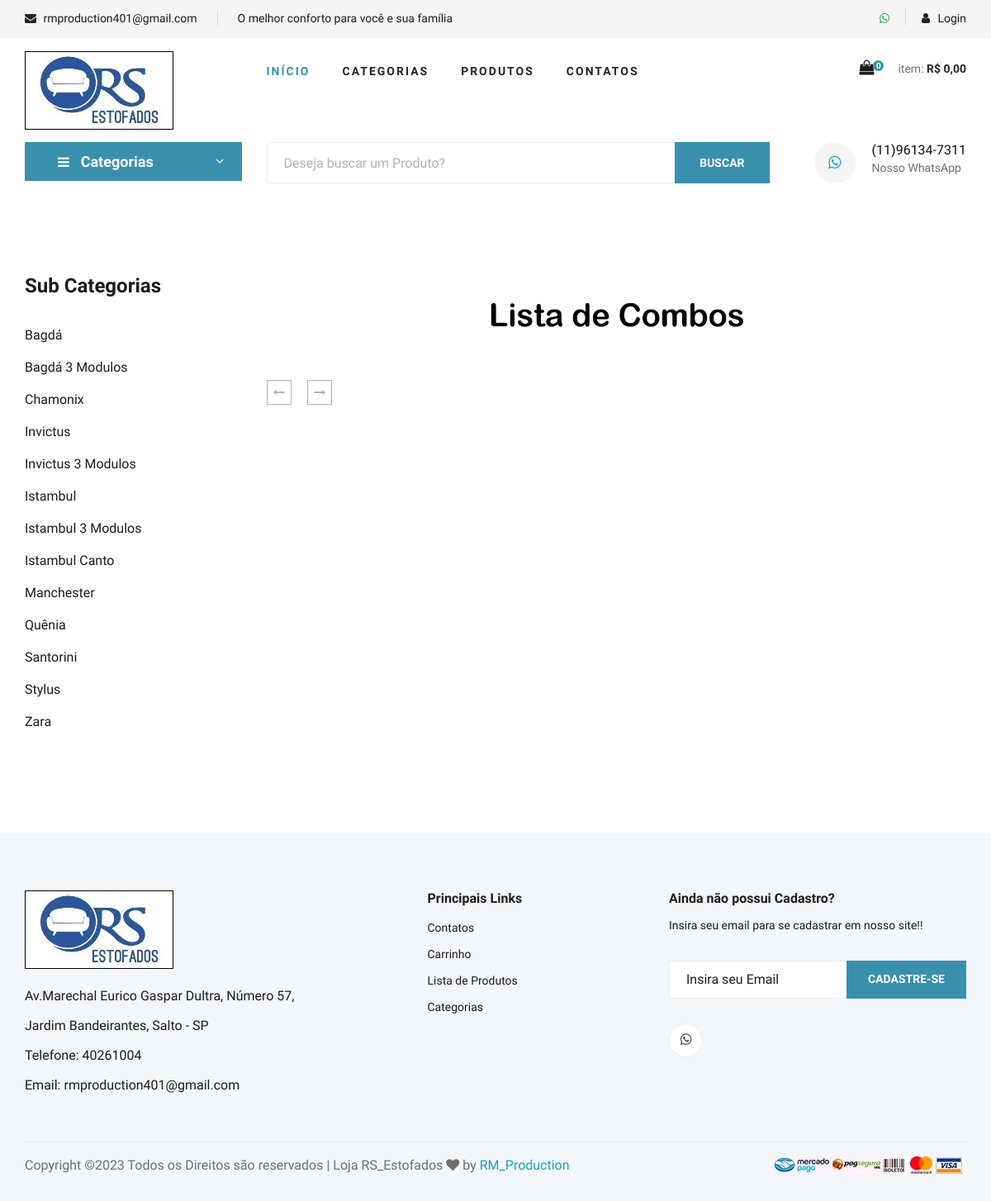
Screenshot of /combos.php with the database file from the repository.
### tables this page shows
CREATE TABLE `sub_categorias` (
  `id` int(11) NOT NULL AUTO_INCREMENT,
  `nome` varchar(50) NOT NULL,
  `nome_url` varchar(50) NOT NULL,
  `imagem` varchar(100) NOT NULL,
  `id_categoria` int(11) NOT NULL,
  PRIMARY KEY (`id`)
);

### combos.php (the view, shortened to what this page needs)
<?php
require_once("cabecalho.php");
?>
<?php
require_once("cabecalho-busca.php");
?>
<?php
$nome_pag = 'combos.php';
 ?>
<section class="product spad">
    <div class="container">
        <div class="row">
            <div class="col-lg-3 col-md-5">
                <div class="sidebar">
                    <div class="sidebar__item">
                        <h4>Sub Categorias</h4>
                        <ul>
                            <?php
                            $query = $pdo->query("SELECT * FROM sub_categorias order by nome asc ");
                            $res = $query->fetchAll(PDO::FETCH_ASSOC);
                            for ($i=0; $i < count($res); $i++) {
                              $nome = $res[$i]['nome'];
                              $nome_url = $res[$i]['nome_url'];
                              ?>
                              <li><a href="produtos-<?php echo $nome_url ?>"><?php echo $nome ?></a></li>
                          <?php } ?>
                      </ul>
                  </div>
              </div>
          </div>
          <div class="col-lg-9 col-md-7">
            <h5><img src="./img/lista 3.png"></h5>
            <div class="product__pagination">
                <a href="<?php echo $nome_pag ?>?pagina=0"><i class="fa fa-long-arrow-left"></i></a>
                <a href="<?php echo $nome_pag ?>?pagina=<?php echo $num_paginas - 1 ?>"><i class="fa fa-long-arrow-right"></i></a>
            </div>
        </div>
    </div>
</div>
</section>
<?php
require_once("rodape.php");
?>

### css/style.css (style rules this page uses)
html, body { height: 100%; font-family: "Cairo", sans-serif; -webkit-font-smoothing: antialiased; font-smoothing: antialiased; }
h1, h2, h3, h4, h5, h6 { margin: 0; color: #111111; font-weight: 400; font-family: "Cairo", sans-serif; }
h4 { font-size: 24px; }
h5 { font-size: 18px; }
img { max-width: 100%; }
ul, ol { padding: 0; margin: 0; }
.spad { padding-top: 100px; padding-bottom: 100px; }
.sidebar__item { margin-bottom: 35px; }
.sidebar__item h4 { color: #1c1c1c; font-weight: 700; margin-bottom: 25px; }
.sidebar__item ul li { list-style: none; }
.sidebar__item ul li a { font-size: 16px; color: #1c1c1c; line-height: 39px; display: block; }
.product { padding-top: 80px; padding-bottom: 80px; }
.product__pagination, .blog__pagination { padding-top: 10px; }
.product__pagination a, .blog__pagination a { display: inline-block; width: 30px; height: 30px; border: 1px solid #b2b2b2; font-size: 14px; color: #b2b2b2; font-weight: 700; line-height: 28px; text-align: center; margin-right: 16px; -webkit-transition: all, 0.3s; -moz-transition: all, 0.3s; -ms-transition: all, 0.3s; -o-transition: all, 0.3s; transition: all, 0.3s; }
.product__pagination a:last-child, .blog__pagination a:last-child { margin-right: 0; }
@media only screen and (min-width: 1200px) { .container { max-width: 1170px; } }

### rows the page displays
sub_categorias: nome "Bagdá"
sub_categorias: nome "Bagdá 3 Modulos"
sub_categorias: nome "Chamonix"
sub_categorias: nome "Invictus"
sub_categorias: nome "Invictus 3 Modulos"
sub_categorias: nome "Istambul"
sub_categorias: nome "Istambul 3 Modulos"
sub_categorias: nome "Istambul Canto"
sub_categorias: nome "Manchester"
sub_categorias: nome "Quênia"
sub_categorias: nome "Santorini"
sub_categorias: nome "Stylus"
sub_categorias: nome "Zara"

### other values shown
$email "rmproduction401@gmail.com"
$texto_destaque "O melhor conforto para você e sua família"
$linhas "0"
$total_c "0,00"
$whatsapp "(11)96134-7311"
$endereco_loja "Av.Marechal Eurico Gaspar Dultra, Número 57, Jardim Bandeirantes, Salto - SP"
$telefone "40261004"
